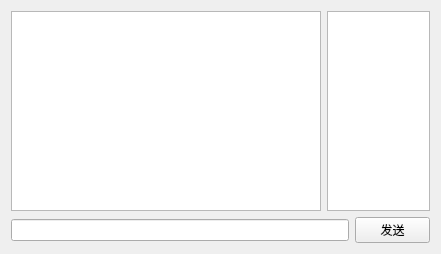
<?xml version="1.0" encoding="UTF-8"?>
<ui version="4.0">
 <class>runCodeForm</class>
 <widget class="QWidget" name="runCodeForm">
  <property name="windowModality">
   <enum>Qt::ApplicationModal</enum>
  </property>
  <property name="geometry">
   <rect>
    <x>0</x>
    <y>0</y>
    <width>441</width>
    <height>254</height>
   </rect>
  </property>
  <property name="windowTitle">
   <string>Pcode运行窗口</string>
  </property>
  <layout class="QVBoxLayout" name="verticalLayout">
   <item>
    <layout class="QHBoxLayout" name="horizontalLayout" stretch="3,1">
     <item>
      <widget class="QTextEdit" name="runMonitporTextEdit">
       <property name="readOnly">
        <bool>true</bool>
       </property>
      </widget>
     </item>
     <item>
      <widget class="QTextEdit" name="errorMonitortextEdit">
       <property name="maximumSize">
        <size>
         <width>16777215</width>
         <height>16777215</height>
        </size>
       </property>
       <property name="readOnly">
        <bool>true</bool>
       </property>
      </widget>
     </item>
    </layout>
   </item>
   <item>
    <layout class="QHBoxLayout" name="inputHorizontalLayout" stretch="6,1">
     <item>
      <widget class="QLineEdit" name="inputLineEdit">
       <property name="maximumSize">
        <size>
         <width>16777215</width>
         <height>16777215</height>
        </size>
       </property>
       <property name="placeholderText">
        <string comment="请在此处输入运行Pcode需要的参数" extracomment="请在此处输入运行Pcode需要的参数"/>
       </property>
      </widget>
     </item>
     <item>
      <widget class="QPushButton" name="sendPushButton">
       <property name="maximumSize">
        <size>
         <width>75</width>
         <height>16777215</height>
        </size>
       </property>
       <property name="text">
        <string>发送</string>
       </property>
       <property name="shortcut">
        <string>Return</string>
       </property>
      </widget>
     </item>
    </layout>
   </item>
  </layout>
 </widget>
 <resources/>
 <connections>
  <connection>
   <sender>sendPushButton</sender>
   <signal>clicked()</signal>
   <receiver>runCodeForm</receiver>
   <slot>sendData()</slot>
   <hints>
    <hint type="sourcelabel">
     <x>396</x>
     <y>242</y>
    </hint>
    <hint type="destinationlabel">
     <x>437</x>
     <y>195</y>
    </hint>
   </hints>
  </connection>
 </connections>
 <slots>
  <slot>sendData()</slot>
 </slots>
</ui>
